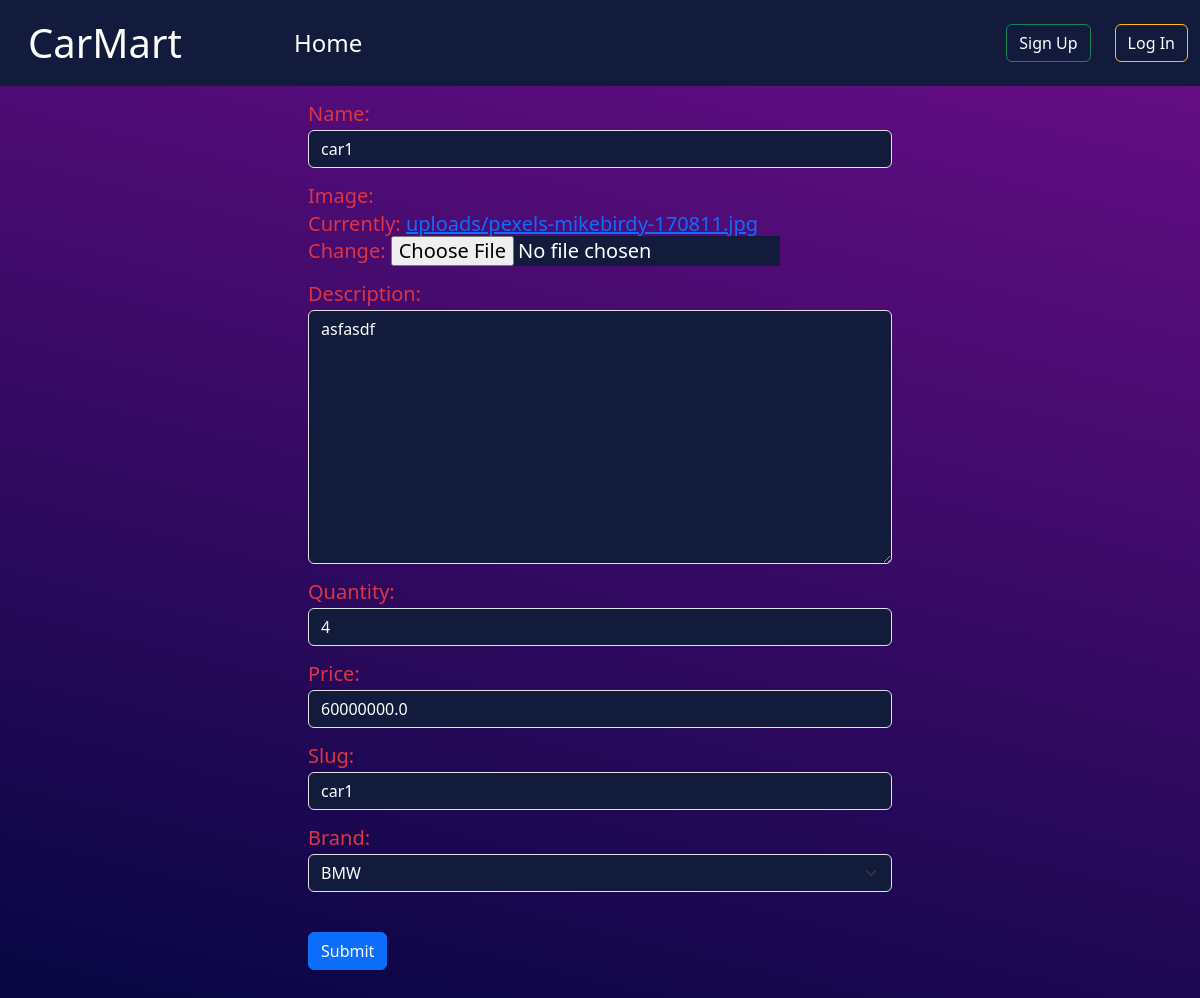
The page /show/update/1/ on the database its author committed.
### show_cars/models.py (models this page shows, shortened)
class Car(models.Model):
    name = models.CharField(max_length=50)
    image = models.ImageField(upload_to="uploads/")
    description = models.TextField()
    quantity = models.IntegerField()
    price = models.FloatField()
    slug = models.SlugField(max_length=100, unique=True)
    brand = models.ForeignKey(Brand, on_delete=models.CASCADE)

### show_cars/views.py (the view)
# urls.py: path("update/<int:id>/", UpdatePostView.as_view(), name="update"),
class UpdatePostView(UpdateView):
    model = Car
    form_class = CarForm
    pk_url_kwarg = "id"
    template_name = "show_cars/Update_post.html"
    success_url = reverse_lazy("home")
    def get_context_data(self, **kwargs):
        context = super().get_context_data(**kwargs)
        context["logged"] = self.request.user.is_authenticated
        return context

### show_cars/forms.py
class CarForm(forms.ModelForm):
    class Meta:
        model = Car
        fields = "__all__"

### show_cars/models.py (called while the page is built)
    def __str__(self) -> str:
        return self.name

### show_cars/templates/show_cars/update_post.html (shortened to what this page needs)
{% extends "base_form.html" %}

### templates/base_form.html (shortened to what this page needs)
{% extends "base.html" %}
{% load static %}
{% block content %}
{% load crispy_forms_tags %}
<section class="m-3">
    <form method="post" class="w-50 m-auto text-danger h5" novalidate>
        {% for fm in form %}
        <div class="my-3">
            <h5 class="my-1">{{fm.label_tag}}</h5>
            {{fm}}
        </div>
        {% endfor %}
        <button class="btn btn-primary my-4" type="submit">Submit</button>
    </form>
</section>
{% endblock content %}

### templates/base.html (style rules this page uses)
input { background-color: rgb(18, 27, 60) !important; color: white !important; }

### show_cars/templates/show_cars/update_post.html (style rules this page uses)
body { background: linear-gradient(13.89deg, #030640 10.47%, #690e87 98.32%, #383b81); height: 150vh; }
textarea { background-color: rgb(18, 27, 60) !important; color: white !important; }
select { background-color: rgb(18, 27, 60) !important; color: white !important; }

### rows shown on the page
Car: form "car1" "asfasdf" "4" "60000000.0" "car1" "BMW"

### other values the page prints
{{ fm.label_tag }} "Name:" "Image:" "Description:" "Quantity:" "Price:" "Slug:" "Brand:"
